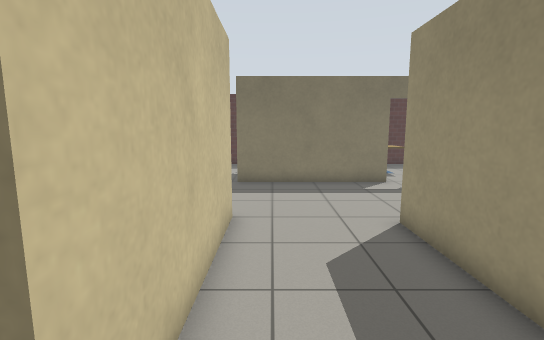
[1] (above)

16 first-person views from a walk through a world built for the Gazebo simulator. The camera is 1.3 m above the floor, tilts 8° down and sees 85° across. The floor is counted in squares, 0.5 m on a side. Each view is taken from the middle of a square. On the plan, view 1 faces up. The plan holds only what a view shows up to about 19 squares ahead; the rest is blank. Simple patterns stand in for the simulator's built-in surfaces.

[2]
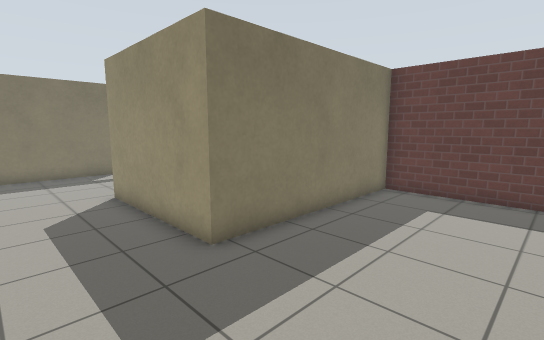

[3]
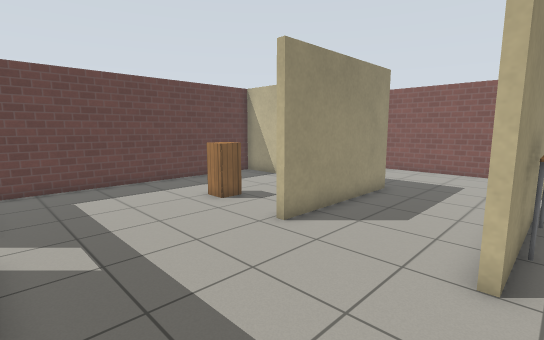

[4]
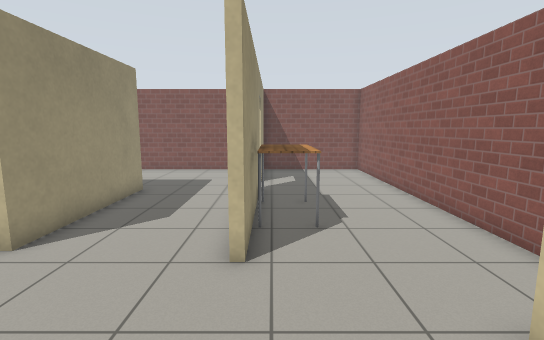

[5]
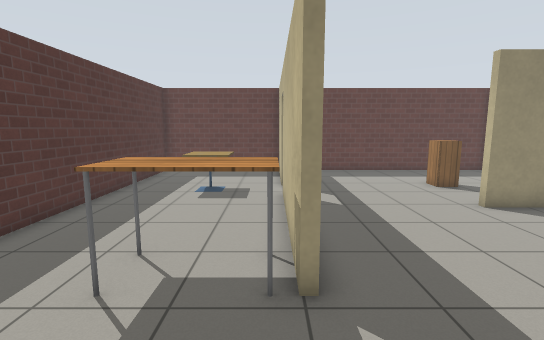

[6]
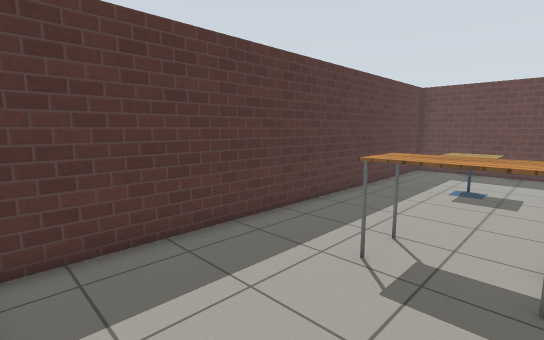

[7]
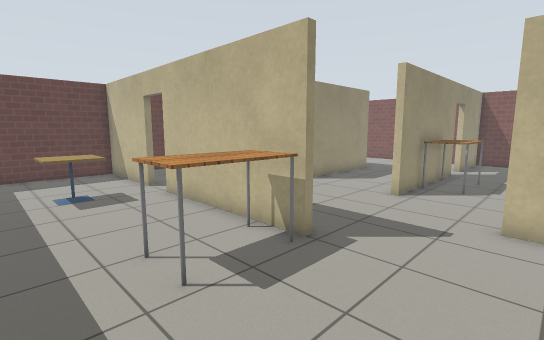

[8]
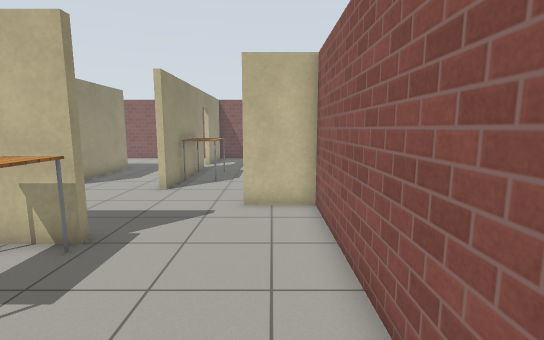

[9]
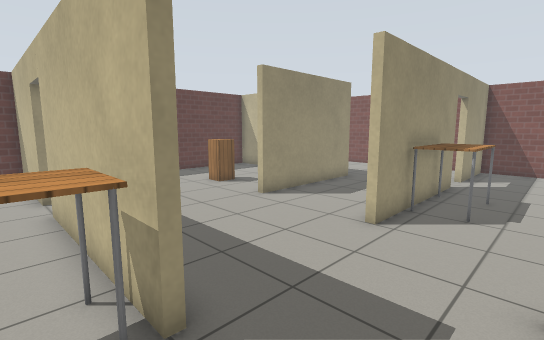

[10]
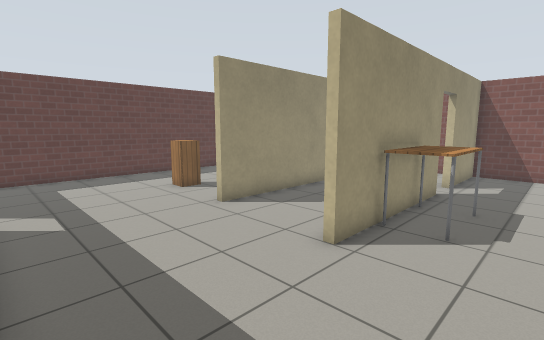

[11]
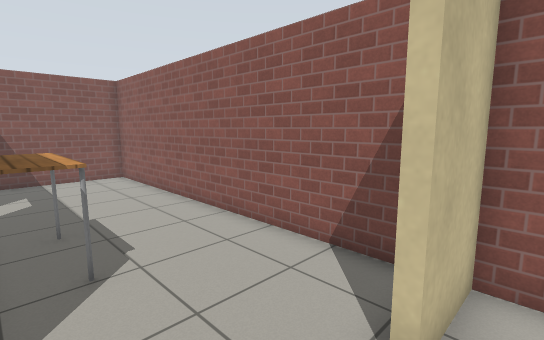

[12]
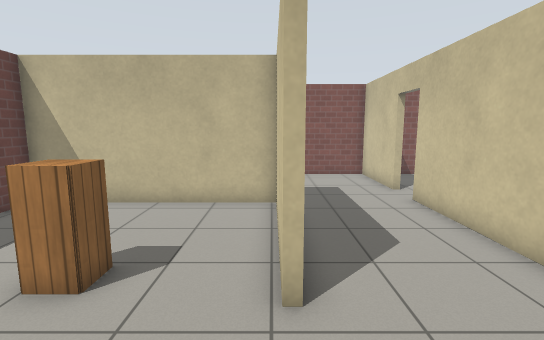

[13]
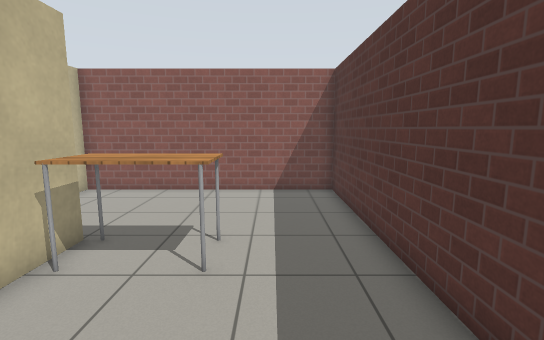

[14]
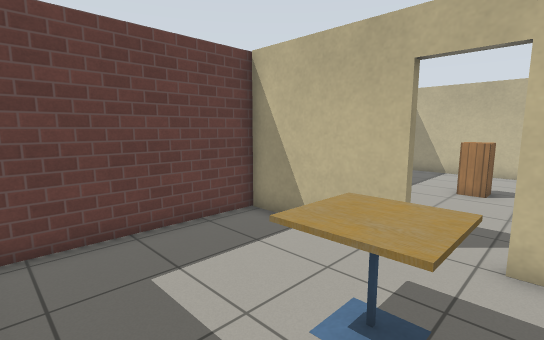

[15]
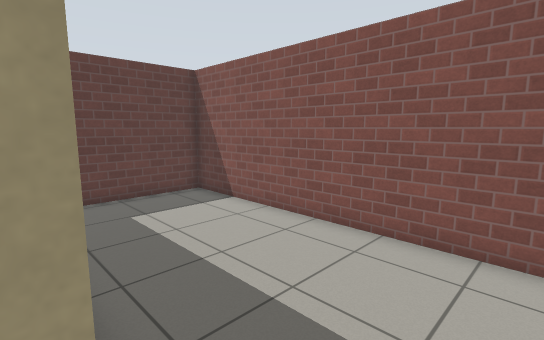

[16]
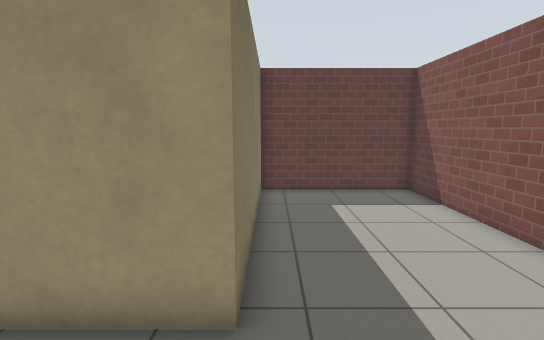

### Floor plan
Ten units are one square. View 1 is at (0, 0); x grows to the right and y downward. Boxes are objects, and circles mark ways between rooms. Rooms are numbered by the first view taken in them; rooms with no view inside come last. Other rooms are left out.
<svg viewBox="-80 -221 209 274">
<path fill="none" stroke="#000" d="M37 -18 124 -18 124 -135M38 -80 38 -30M-12 4 -12 48 124 48 124 -15 35 -15 35 -80M-12 -85 -12 -12M56 -143 5 -143M-6 -146 56 -146M5 -143 -5 -143M-75 -99 -75 48 -15 48 -15 4M73 -146 124 -146 124 -216 -75 -216 -75 -111 -50 -111M-15 -12 -15 -85"/>
<rect x="65" y="-75" width="20" height="10" fill="#bbb"><title>cabinet</title></rect>
<rect x="-35" y="-65" width="20" height="30" fill="#bbb"><title>table</title></rect>
<rect x="-15" y="-185" width="20" height="40" fill="#bbb"><title>table</title></rect>
<rect x="55" y="-185" width="20" height="20" fill="#bbb"><title>cafe table</title></rect>
<circle cx="-10" cy="-5" r="3" fill="#2a7"/>
<circle cx="0" cy="-110" r="3" fill="#2a7"/>
<circle cx="65" cy="-145" r="3" fill="#2a7"/>
<text x="60" y="-40">1</text>
<text x="-10" y="-120">2</text>
</svg>
Room 1 opens to room 2.

Where each view was taken, in squares from view 1:
view 1: 0 up, 0 right, facing up
view 2: 4 down, 0 right, facing up-right
view 3: 14 up, 2 left, facing down-right
view 4: 14 up, 2 left, facing down
view 5: 15 up, 6 left, facing right
view 6: 15 up, 7 left, facing up-right
view 7: 20 up, 6 left, facing down-right
view 8: 21 up, 6 left, facing down
view 9: 16 up, 5 left, facing down-right
view 10: 14 up, 5 left, facing down-right
view 11: 12 up, 2 left, facing down-left
view 12: 12 up, 4 right, facing down
view 13: 19 up, 5 right, facing left
view 14: 21 up, 5 right, facing down-right
view 15: 2 up, 1 right, facing down-right
view 16: 1 up, 0 right, facing right
